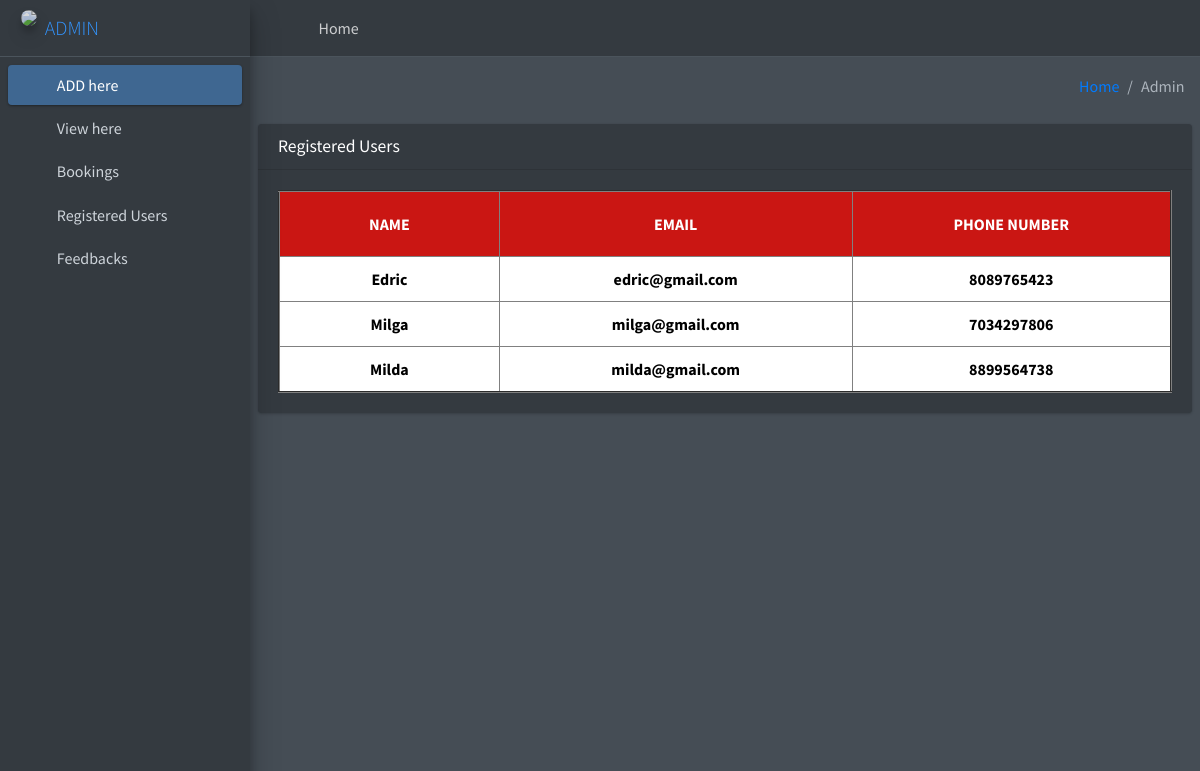
The page /registertable on the database its author committed.
### bookingapp/models.py (models this page shows)
class Register(models.Model):
    name=models.CharField(max_length=50)
    phone=models.IntegerField()
    email=models.EmailField()
    password=models.CharField(max_length=20)

### adminapp/views.py (the view)
# urls.py: path('registertable',views.registertable,name='registertable'),
def registertable(request):
    data=Register.objects.all()
    return render(request,'registertable.html',{'data':data})

### adminapp/templates/registertable.html
{% extends 'adminindex.html' %}
{% block content %}
<section class="content">
    <div class="card">
      <div class="card-header">
        <h3 class="card-title">Registered Users</h3>
      </div>
      <div class="card-body">
        <table border="2px" style="padding: 20px;text-align: center;width: 100%;background-color: white;">
          <tr style="color: white;background-color: rgb(202, 22, 19);">
                <th style="padding: 20px;">NAME</th>
                <th>EMAIL</th>
                <th>PHONE NUMBER</th>
            </tr>
            {% for i in data %}
            <tr style="padding: 20px;color: black;">
                <td style="padding: 10px;"><b>{{i.name}}</b></td>
                <td><b>{{i.email}}</b></td>
                <td><b>{{i.phone}}</b></td>
            </tr>
            {% endfor %}
        </table>
      </div>
    </div>
  </section>
  {% endblock %}

### adminapp/templates/adminindex.html (shortened to what this page needs)
{% load static %}
<!DOCTYPE html>
<html lang="en">
<head>
  <link rel="stylesheet" href="{% static 'plugins/fontawesome-free/css/all.min.css' %}">
  <link rel="stylesheet" href="{% static 'plugins/overlayScrollbars/css/OverlayScrollbars.min.css' %}">
  <link rel="stylesheet" href="{% static 'dist/css/adminlte.min.css' %}">
</head>
<body class="hold-transition dark-mode sidebar-mini layout-fixed layout-navbar-fixed layout-footer-fixed">
<div class="wrapper">
  <nav class="main-header navbar navbar-expand navbar-dark">
    <ul class="navbar-nav">
      <li class="nav-item">
        <a class="nav-link" data-widget="pushmenu" href="#" role="button"><i class="fas fa-bars"></i></a>
      </li>
      <li class="nav-item d-none d-sm-inline-block">
        <a href="{% url 'adminindex' %}" class="nav-link">Home</a>
      </li>
    </ul>
    <ul class="navbar-nav ml-auto">
      <li class="nav-item">
        <a class="nav-link" data-widget="fullscreen" href="#" role="button">
          <i class="fas fa-expand-arrows-alt"></i>
        </a>
      </li>
    </ul>
  </nav>
  <aside class="main-sidebar sidebar-dark-primary elevation-4">
    <a href="index3.html" class="brand-link">
      <img src="{% static 'dist/img/dd.jpg' %}" class="brand-image img-circle elevation-3" style="opacity: .8">
      <span class="brand-text font-weight-light">ADMIN
    </a>
    <div class="sidebar">
      <nav class="mt-2">
        <ul class="nav nav-pills nav-sidebar flex-column" data-widget="treeview" role="menu" data-accordion="false">
          <li class="nav-item">
            <a href="#" class="nav-link active">
              <i class="nav-icon fas fa-plus-square"></i>
              <p>
                ADD here
                <i class="right fas fa-angle-left"></i>
              </p>
            </a>
          </li>
          <li class="nav-item">
            <a href="#" class="nav-link">
              <i class="nav-icon fas fa-eye"></i>
              <p>
                View here
                <i class="fas fa-angle-left right"></i>
              </p>
            </a>
          </li>
          <li class="nav-item">
            <a href="#" class="nav-link">
              <i class="nav-icon fas fa-clipboard-check"></i>
              <p>
                Bookings
                <i class="fas fa-angle-left right"></i>
              </p>
            </a>
          </li>
          <li class="nav-item">
            <a href="{% url 'registertable' %}" class="nav-link">
              <i class="nav-icon fas fa-user-plus"></i>
              <p>
                Registered Users
              </p>
            </a>
          </li>
          <li class="nav-item">
            <a href="{% url 'contacttable' %}" class="nav-link">
              <i class="nav-icon fas fa-comments"></i>
              <p>
                Feedbacks
              </p>
            </a>
          </li>
            </ul>
      </nav>
    </div>
  </aside>
  <div class="content-wrapper">
    <div class="content-header">
      <div class="container-fluid">
        <div class="row mb-2">
          <div class="col-sm-6">
          </div>
          <div class="col-sm-6">
            <ol class="breadcrumb float-sm-right">
              <li class="breadcrumb-item"><a href="{% url 'adminindex' %}">Home</a></li>
              <li class="breadcrumb-item active">Admin</li>
            </ol>
          </div>
        </div>
      </div>
    </div>
    {% block content %}{% endblock %}
</div>
  </body></html>

### rows shown on the page
Register: name "Edric", email "edric@gmail.com", phone "8089765423"
Register: name "Milga", email "milga@gmail.com", phone "7034297806"
Register: name "Milda", email "milda@gmail.com", phone "8899564738"
